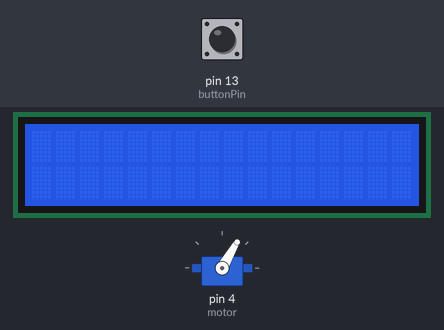
A sketch run on a simulated Arduino Uno, built with avr-gcc and run on an emulated ATmega328P. On the bench: 16×2 character LCD, servo. Inputs (shaded band) come from the test bench; at power-on: pin 13 (buttonPin) HIGH.

Above: at 1.2 s.
1.3 s: pin 13 (buttonPin) pulled LOW for 0.15 s
At 3.5 s:
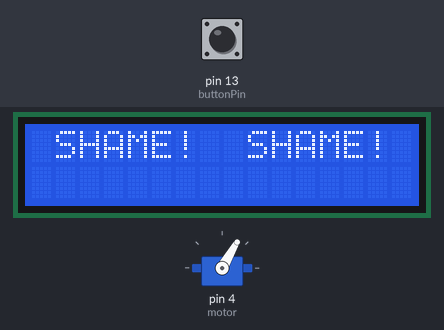
At 4.3 s:
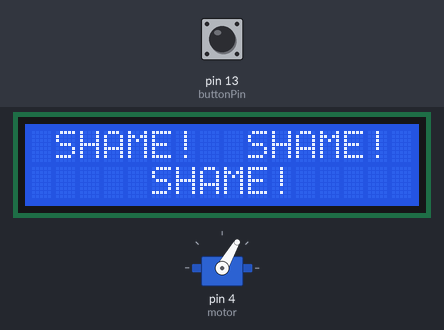
4.4 s: pin 13 (buttonPin) pulled LOW for 3.2 s
At 8.4 s:
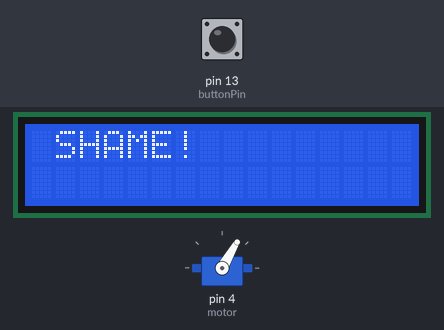
Timing chart, 0 to 9.9 s (numbered marks = the images above; inputs shaded):
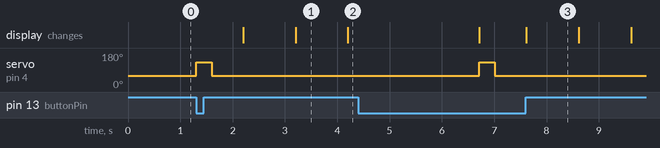

Measured:
- after the input at 1.3 s, servo on pin 4 (motor): 60° → 130° at once, → 60° 0.30 s later; the display: first changes after 0.90 s (image 1 shows a later state)
- after the input at 4.4 s, servo on pin 4 (motor): 60° → 130° after 2.3 s, → 60° 0.30 s later; the display: first differs from a run without the input after 3.2 s (image 3)
- what the display in image 1 shows lasts 1.0 s, from 3.2 s to 4.2 s

The sketch:

GoT_ShameBot.ino
```cpp
/*
 * GoT SHAME-Bot a.k.a Robunella
 * 25.02.2020 by Groonworld
 *
 * A little bot to impersonate GoT's Septa Unella:
 * Upon button press, activates a servo to ring a bell and then prints "SHAME! SHAME! SHAME!" to the LCD display.
 */

#include <LiquidCrystal.h>
#include <Servo.h>

// Initialize the library with the numbers of the interface pins
LiquidCrystal lcd(7, 8, 9, 10, 11, 12);
// initialize servo motor
Servo motor;

int pos = 1;
int line = 0;
int buttonPin = 13;

void setup() {

  lcd.begin(16, 2); // Set up the LCD's number of columns and rows:

  pinMode(buttonPin, INPUT_PULLUP); // Set up the push-button

  motor.attach(4); // Set up the Servo motor
  motor.write(60); // Move to initial position.
}

void loop() {
  if (digitalRead(buttonPin) == LOW) {

    // Ring the bell
    motor.write(130);
    delay(300);
    motor.write(60);

    // Delay rest of code until after the bell has rung
    delay(600);

    // Output "SHAME!" to the display three times.
    for (int i = 0; i < 3; i++) {
      if (i <= 1) {   // First two "shame"s go on the first line
        line = 0;
      } else {
        line = 1;     // Third "shame" goes on the second line.
        pos = 5;
      }
      lcd.setCursor(pos, line);
      lcd.print("SHAME!");
      pos += 8;
      delay(1000);
    }

    delay(1500);
    resetEverything();
  }
}

/*
 *  Erases all input from the display and resets
 *  all variables to their initial values.
 */
void resetEverything() {
  for (int j = 0; j < 2; j++) {
    for (int k = 0; k < 16; k++) {
      lcd.setCursor(k, j);
      lcd.print(" ");
    }
  }
  pos = 1;
  line = 0;
}
```
